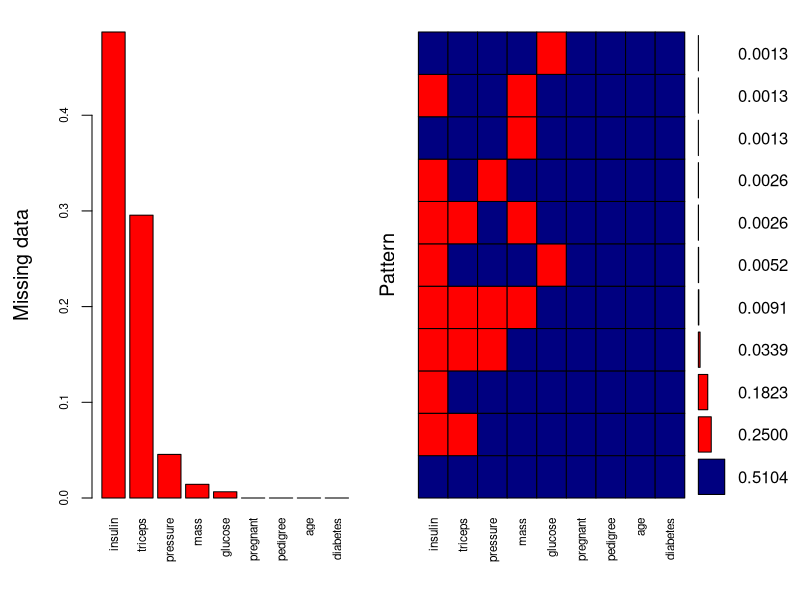
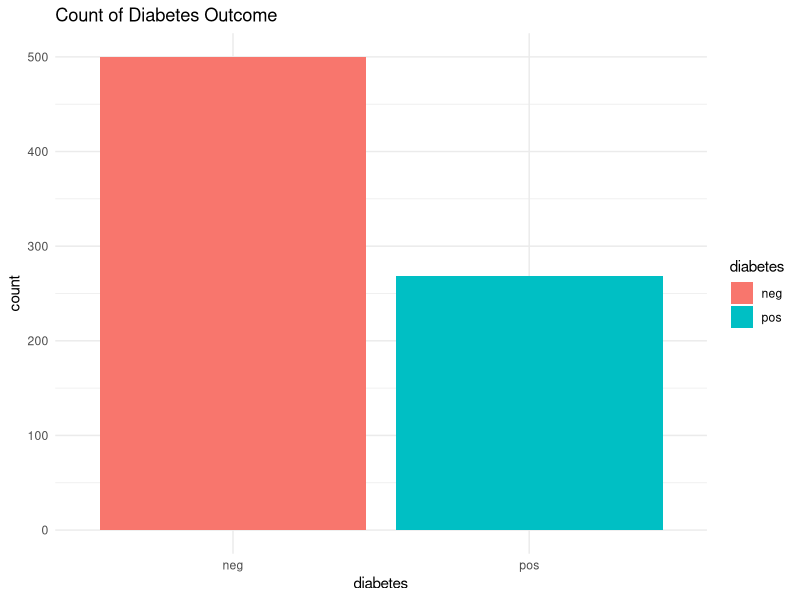
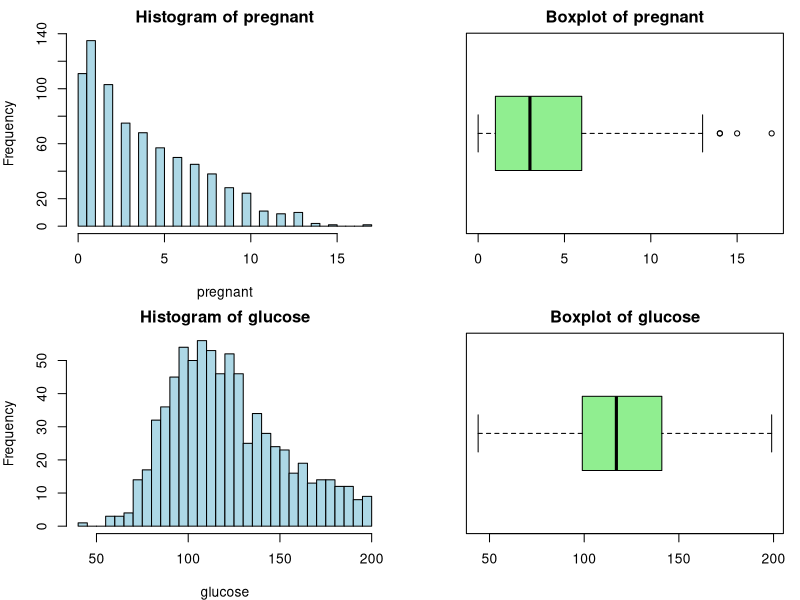
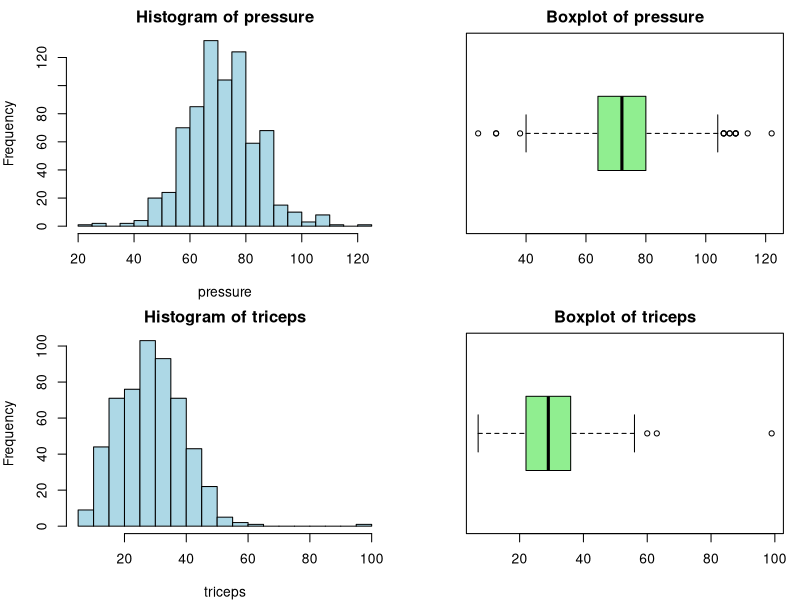
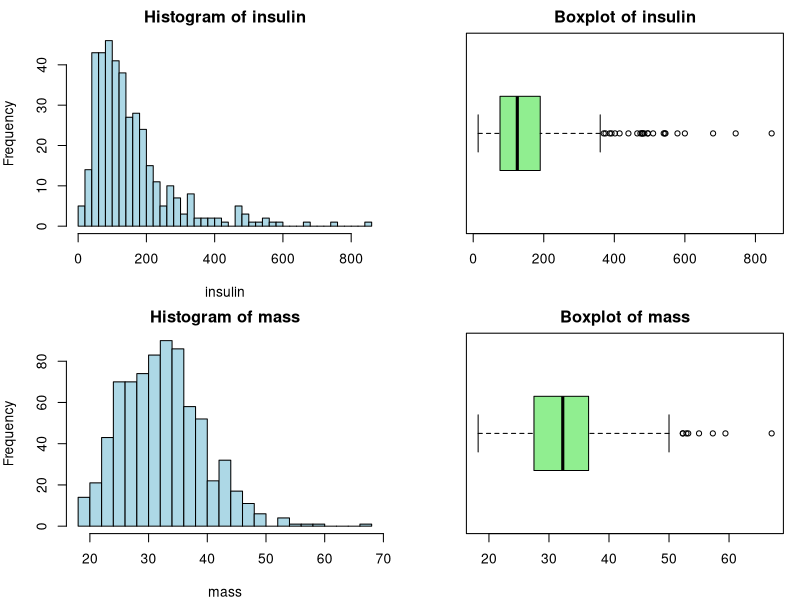
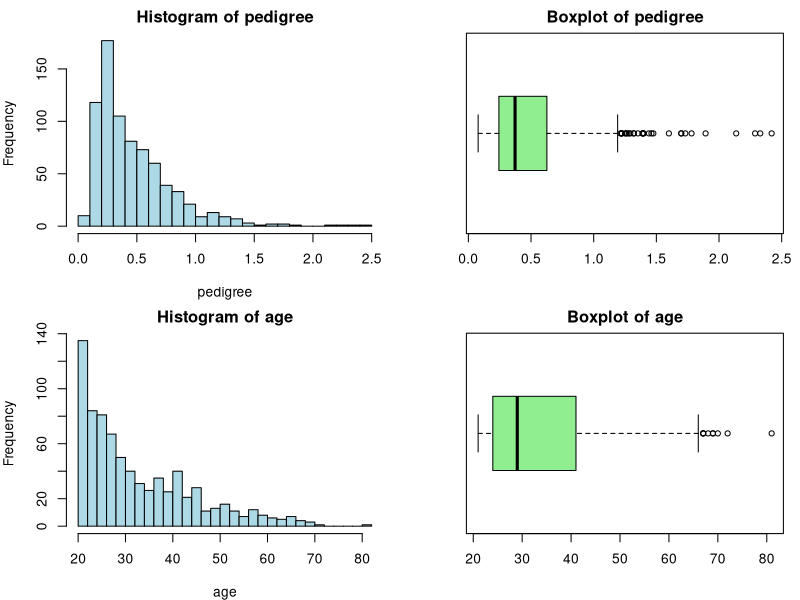
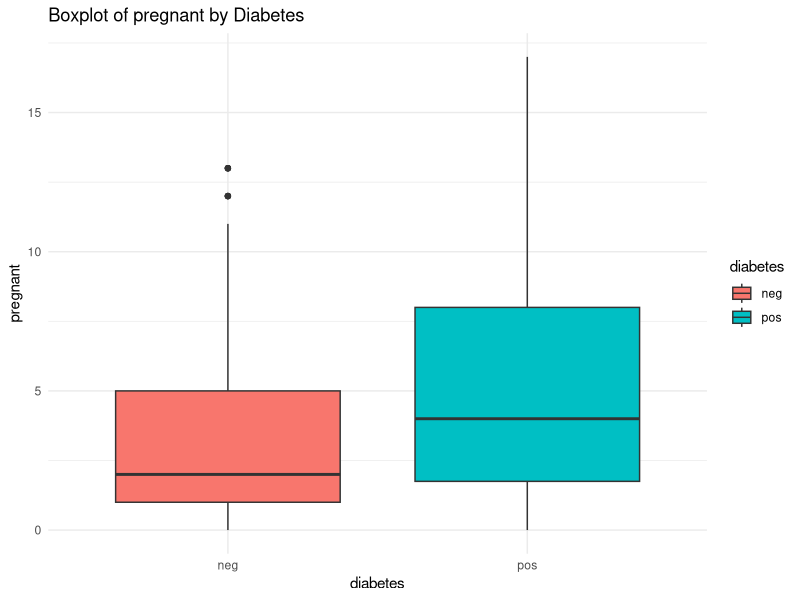
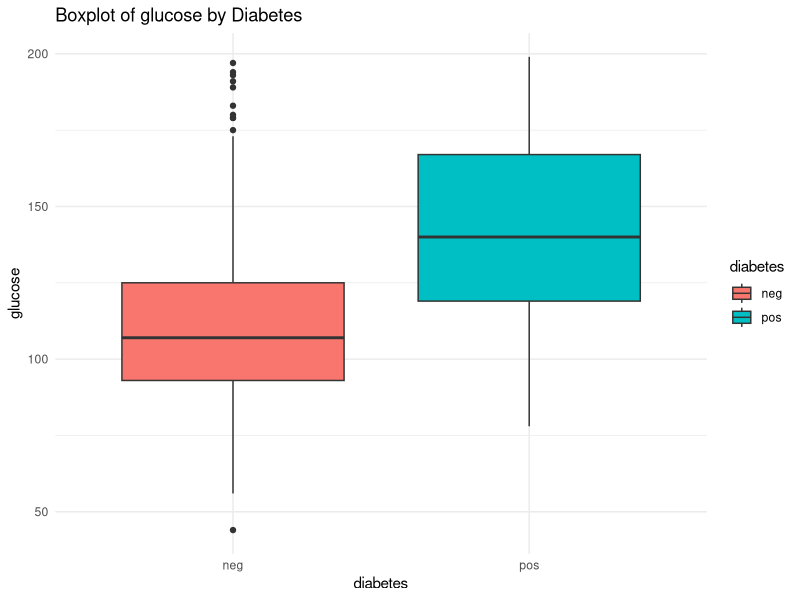

Reproduce these figures in R, in order.
## ---- chunk 1
library(mlbench)
data(PimaIndiansDiabetes)
df <- PimaIndiansDiabetes

dim(df)
names(df)
head (df)
tail (df)
str(df)
summary(df)
sapply(df, typeof)
## ---- chunk 2
# is.na(PimaIndiansDiabetes) indicates not missing values BUT,

# Five predictors have “0” entries (glucose, pressure, triceps, insulin, mass), which indicates missing measurements in our data (shouldn't be zero by common sense)

# referencing Google:
# glucose: <140 mg/dL is considered normal.
# pressure: less than 80 mm Hg is considered healthy
# triceps: average is 18.7 ± 8.5 mm
# insulin: didn't find :((
# mass: between 18.5 and 25 kg/m² is considered normal weight

# handle missing values

cols_zero_missing <- c("glucose", "pressure", "triceps", "insulin", "mass")

for (col in cols_zero_missing) {
  df[[col]][ df[[col]] == 0 ] <- NA
}

sapply(df[cols_zero_missing], function(x) sum(is.na(x)))
# provides the number of NAs for each of the 5 predictors

# For EDA, we could visualize either or both raw (with NAs) and complete‑case distributions.

# Missing‑Data Patterns
if (!requireNamespace("VIM", quietly = TRUE)) {
  install.packages("VIM")
}
library(VIM)

aggr_plot <- aggr(df, col = c("navyblue","red"), numbers = TRUE, sortVars = TRUE,
                  labels = names(df), cex.axis = 0.7, gap = 3, 
                  ylab = c("Missing data","Pattern"))
# Nearly half of the insulin values and about 30% of triceps are missing.

# Check the proportion of insulin missing by diabetes status
library(dplyr)

df %>%
  group_by(diabetes) %>%
  summarize(
    pct_missing_insulin = mean(is.na(insulin)),
    pct_missing_triceps = mean(is.na(triceps)),
    pct_missing_pressure = mean(is.na(pressure))
  )
# missingness is slightly higher in the “pos” group for each of these three variables

# Can handle with median/mean replacement, KNN, or MICE

# 1. group‐wise median / mean (i did median here)
cols_to_impute <- c("insulin", "triceps", "pressure")

df_imp_median <- df %>%
  group_by(diabetes) %>%
  mutate(
    insulin = ifelse(is.na(insulin), median(insulin, na.rm = TRUE), insulin),
    triceps = ifelse(is.na(triceps), median(triceps, na.rm = TRUE), triceps),
    pressure = ifelse(is.na(pressure), median(pressure, na.rm = TRUE), pressure)
  ) %>%
  ungroup()

sapply(df_imp_median[cols_to_impute], function(col) sum(is.na(col)))
# no more NAs in those columns

# 2. KNN (used k=5)
library(VIM)

df_neg <- df %>% filter(diabetes == "neg")
df_pos <- df %>% filter(diabetes == "pos")

imputed_neg <- kNN(df_neg,
                   variable = c("insulin", "triceps", "pressure"),
                   k = 5,
                   dist_var = setdiff(names(df_neg), c("diabetes", "insulin", "triceps", "pressure")),
                   imp_var = FALSE)

imputed_pos <- kNN(df_pos,
                   variable = c("insulin", "triceps", "pressure"),
                   k = 5,
                   dist_var = setdiff(names(df_pos), c("diabetes", "insulin", "triceps", "pressure")),
                   imp_var = FALSE)

df_imp_knn <- bind_rows(imputed_neg, imputed_pos)

sapply(df_imp_knn[c("insulin", "triceps", "pressure")], function(col) sum(is.na(col)))
## ---- chunk 3
library(ggplot2)

# Frequency table for diabetes (neg vs. pos)
table(df$diabetes)
prop.table(table(df$diabetes))

# Bar‐plot of outcome
ggplot(df, aes(x = diabetes, fill = diabetes)) +
  geom_bar() +
  ggtitle("Count of Diabetes Outcome") +
  theme_minimal()

# 268 "pos" (have diabetes), 500 "neg" (an imbalanced binary classification)
## ---- chunk 4
# Histograms & Boxplots using base R (can also use ggplot2 for this)

numeric_vars <- setdiff(names(df), c("diabetes", "na_count"))

par(mfrow = c(2, 2), mar = c(4,4,2,1))
for (col in numeric_vars) {
  hist(df[[col]], main = paste("Histogram of", col), xlab = col, col = "lightblue", breaks = 30)
  boxplot(df[[col]], main = paste("Boxplot of", col), horizontal = TRUE, col = "lightgreen", na.action = na.omit)
}
par(mfrow = c(1,1))
## ---- chunk 5
# Boxplots of each predictor by diabetes status
for (col in numeric_vars) {
  p <- ggplot(df, aes_string(x = "diabetes", y = col, fill = "diabetes")) +
    geom_boxplot(na.rm = TRUE) +
    ggtitle(paste("Boxplot of", col, "by Diabetes")) +
    theme_minimal()
  print(p)
}

# Density plots overlaid
for (col in numeric_vars) {
  p <- ggplot(df, aes_string(x = col, color = "diabetes", fill = "diabetes")) +
    geom_density(alpha = 0.3, na.rm = TRUE) +
    ggtitle(paste("Density of", col, "by Diabetes")) +
    theme_minimal()
  print(p)
}

# Wilcoxon test (non‐parametric) for each predictor
bivar_tests <- data.frame(
  Variable = character(),
  Wilcoxon_p = numeric(),
  stringsAsFactors = FALSE
)

for (col in numeric_vars) {
  grp_neg <- df[[col]][df$diabetes == "neg"]
  grp_pos <- df[[col]][df$diabetes == "pos"]
  if (sum(!is.na(grp_neg)) > 0 && sum(!is.na(grp_pos)) > 0) {
    w_test <- wilcox.test(grp_neg, grp_pos, na.action = na.omit)
    bivar_tests <- rbind(bivar_tests, 
                         data.frame(Variable = col, Wilcoxon_p = w_test$p.value))
  }
}
print(bivar_tests)
## ---- chunk 6
# Pairwise correlation (Pearson) on complete pairs
numeric_df <- df[, numeric_vars]
corr_mat <- cor(numeric_df, use = "pairwise.complete.obs")

round(corr_mat, 2)

# visualization
if (!requireNamespace("corrplot", quietly = TRUE)) {
  install.packages("corrplot")
}
library(corrplot)
corrplot(corr_mat, method = "color", tl.cex = 0.8, number.cex = 0.7)
## ---- chunk 7
if (!requireNamespace("GGally", quietly = TRUE)) {
  install.packages("GGally")
}
library(GGally)

# remove rows with any NA (good for pairs)
pairs_df <- na.omit(df)

# plot with all predictors
ggpairs(pairs_df,
        aes(color = diabetes, alpha = 0.4),
        upper = list(continuous = wrap("density", alpha = 0.5)),
        lower = list(continuous = wrap("points", alpha = 0.3, size = 0.5)),
        diag = list(continuous = wrap("barDiag", alpha = 0.7))) +
  ggtitle("Pairs Plot of Selected Predictors by Diabetes Status")

# select a subset of (discriminative) predictors to plot (if 8 is too crowded)
predictors_subset <- c("glucose", "mass", "age", "pregnant", "pressure")

ggpairs(pairs_df, columns = predictors_subset,
        aes(color = diabetes, alpha = 0.4),
        upper = list(continuous = wrap("density", alpha = 0.5)),
        lower = list(continuous = wrap("points", alpha = 0.3, size = 0.5)),
        diag = list(continuous = wrap("barDiag", alpha = 0.7))) +
  ggtitle("Pairs Plot of Selected Predictors by Diabetes Status")
## ---- chunk 8
# baseline: for each numeric variable, identify points beyond 1.5*(IQR)
outlier_flags <- data.frame(row = integer(), variable = character(), value = numeric())

for (col in numeric_vars) {
  vals <- df[[col]]
  q1 <- quantile(vals, 0.25, na.rm = TRUE)
  q3 <- quantile(vals, 0.75, na.rm = TRUE)
  iqr <- q3 - q1
  lower <- q1 - 1.5 * iqr
  upper <- q3 + 1.5 * iqr

  outlier_idx <- which(vals < lower | vals > upper)
  if (length(outlier_idx) > 0) {
    for (i in outlier_idx) {
      outlier_flags <- rbind(outlier_flags,
                             data.frame(row = i, variable = col, value = vals[i]))
    }
  }
}

# number of outliers per variable
table(outlier_flags$variable)

# pedigree & insulin have many extreme outliers (20 something), whereas triceps & pregnant have just a few (<5).
